Frame 1 (no input): blank canvas, image omitted
Frame 60 (no input): blank canvas, image omitted
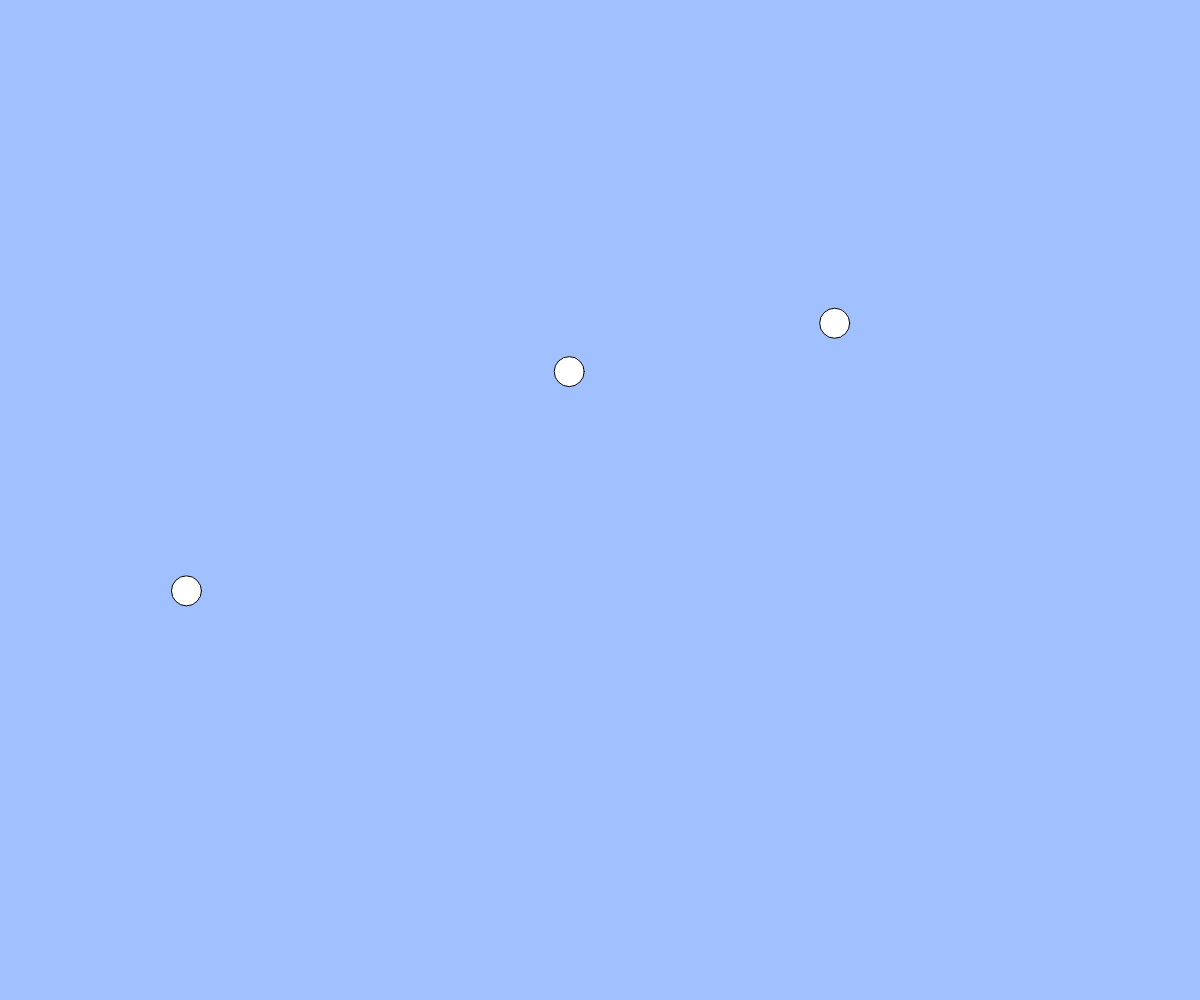
Frame 120 (the mouse pressed at the canvas centre since frame 60)

The p5.js sketch whose frames 1 and 60 were blank and that drew this single picture after the mouse press (run headless with seeded random() and noise() and a simulated clock; from frame 60 on, the mouse is pressed at the canvas centre):

// p5.js sketch
// ── sketch.js
//　テキスト「オブジェクト」
// 練習問題：ボールのサイズをランダムに変更してみよう
// 練習問題：何も操作しなくてもボールが湧いてくる機能を追加しよう

let balls;
let count = 0;

function setup(){
  createCanvas(windowWidth, windowHeight);
  balls = [];
}

function draw(){
  count++;
  background(160, 192, 255);

  for(let i = 0; i < balls.length; i++){
    let b = balls[i];
    ellipse(b.x, b.y, b.size);
    b.x += b.vx;
    b.y += b.vy;
  }

  let ballX = windowWidth/2;
  let ballY = windowHeight/2;
  let speedX = random(-5, 5);
  let speedY = random(-5, 5);

  if(count % 30 == 0){
    const b = { x: ballX, y: ballY, size: 30, vx: speedX, vy: speedY };
    balls.push(b);
  }

}

function mouseDragged(){
  const dx = mouseX - pmouseX;
  const dy = mouseY - pmouseY;
  let ballSize = random(5,70);
  if(mag(dx, dy) > 5){
    const b = { x: mouseX, y: mouseY, size: ballSize, vx: dx, vy: dy };
    balls.push(b);
  }
}

function windowResized(){
  resizeCanvas(windowWidth, windowHeight);
}
